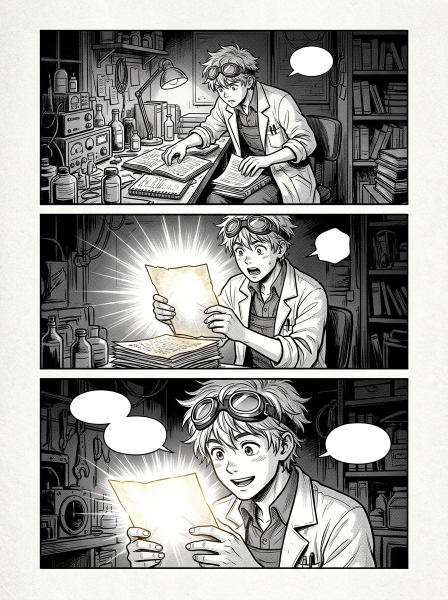
#> input picture benchmark/pollination_pages/page_01_art.png, 896 x 1200 px (shown at 1/2 size); its folder holds 3 pictures in this run
$ python overlay_pollination_text.py
#> lines starting #> are read from the running program, lines starting #| are printed output that depends on the picture
"""Overlay exact Russian dialogue on original AI-generated empty-bubble art."""

from __future__ import annotations

import json
from pathlib import Path

from PIL import Image, ImageDraw, ImageFont

ROOT = Path(__file__).resolve().parents[1]
ART = ROOT / "benchmark/pollination_pages"
OUT = ART / "final"
FONT = "/usr/share/fonts/truetype/dejavu/DejaVuSans.ttf"

# Coordinates are for the generated original pages. Each tuple is x0,y0,x1,y1.
PAGES = {
    "page_01": [
        ((500, 70, 820, 190), "Ты тоже это видишь?"),
        ((485, 430, 820, 570), "Старая бумага светится!"),
        ((75, 760, 350, 855), "Не трогай её!"),
        ((75, 865, 350, 965), "Поздно..."),
        ((575, 760, 840, 920), "Она зовёт нас."),
    ],
    "page_02": [
        ((180, 55, 500, 190), "Я записала координаты."),
        ((75, 465, 380, 630), "Поезд уже ушёл."),
        ((245, 900, 700, 1075), "Значит, идём пешком."),
    ],
    "page_03": [
        ((80, 20, 330, 155), "Ты пришёл!"),
        ((250, 50, 540, 175), "Конечно. Я обещал."),
        ((610, 175, 785, 300), "Дождь стих."),
        ((80, 450, 350, 615), "Запись всё ещё здесь."),
        ((400, 445, 660, 575), "Начнём сначала."),
        ((70, 915, 350, 1090), "Город просыпается."),
        ((520, 920, 760, 1090), "История начинается."),
    ],
}


def wrap_lines(draw: ImageDraw.ImageDraw, text: str, font, max_width: int) -> list[str]:
    words = text.split()
    lines: list[str] = []
    current = ""
    for word in words:
        proposal = f"{current} {word}".strip()
        if current and draw.textbbox((0, 0), proposal, font=font)[2] > max_width:
            lines.append(current)
            current = word
        else:
            current = proposal
    if current:
        lines.append(current)
    return lines or [text]


def fit_font(draw: ImageDraw.ImageDraw, text: str, box: tuple[int, int, int, int]):
    x0, y0, x1, y1 = box
    max_width, max_height = x1 - x0 - 28, y1 - y0 - 24
    for size in range(34, 11, -1):
        font = ImageFont.truetype(FONT, size)
        lines = wrap_lines(draw, text, font, max_width)
        line_height = draw.textbbox((0, 0), "АБВ", font=font)[3] + 4
        if len(lines) * line_height <= max_height:
            return font, lines, line_height
    font = ImageFont.truetype(FONT, 12)
    return font, wrap_lines(draw, text, font, max_width), 16


def draw_text(draw: ImageDraw.ImageDraw, box: tuple[int, int, int, int], text: str) -> None:
    x0, y0, x1, y1 = box
    # Repaint the bubble so the OCR input contains only the exact overlay text.
    draw.rounded_rectangle(box, radius=28, fill=(255, 255, 255), outline=(20, 20, 25), width=4)
    font, lines, line_height = fit_font(draw, text, box)
    total_height = len(lines) * line_height
    y = y0 + max(8, (y1 - y0 - total_height) // 2)
    for line in lines:
        bbox = draw.textbbox((0, 0), line, font=font)
        tw = bbox[2] - bbox[0]
        draw.text(((x0 + x1 - tw) // 2, y - bbox[1]), line, fill=(10, 10, 15), font=font)
        y += line_height


def main() -> None:
    OUT.mkdir(parents=True, exist_ok=True)
    manifest = []
    for page_index, (page_name, bubbles) in enumerate(PAGES.items(), start=1):
        image = Image.open(ART / f"{page_name}_art.png").convert("RGB")
#> image is the input picture: PIL image 896x1200 RGB; mean R, G, B 155.4, 155, 152.8
        draw = ImageDraw.Draw(image)
        for box, text in bubbles:
            draw_text(draw, box, text)
        output = OUT / f"{page_name}.png"
        image.save(output, optimize=True)
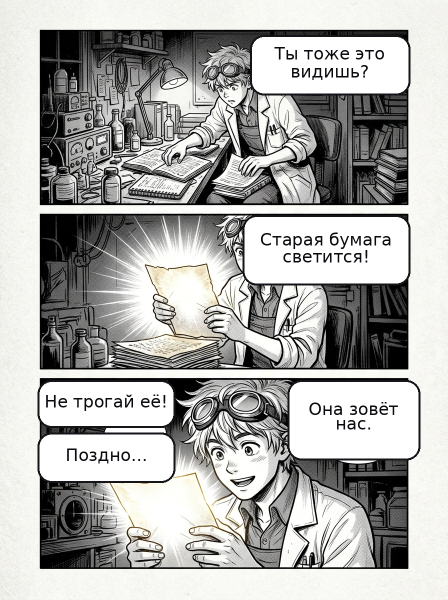
#> saved as page_01.png: PIL image 896x1200 RGB (shown at 1/2 size); mean R, G, B 176.4, 176, 174
        manifest.append({
            "page": page_index,
            "image": output.name,
            "text": "\n".join(text for _, text in bubbles),
            "bubbles": [{"box": list(box), "text": text} for box, text in bubbles],
        })
#> pass 2 of the loop in main, `for page_index, (page_name, bubbles) in enumerate(PAGES.items(), start..`:
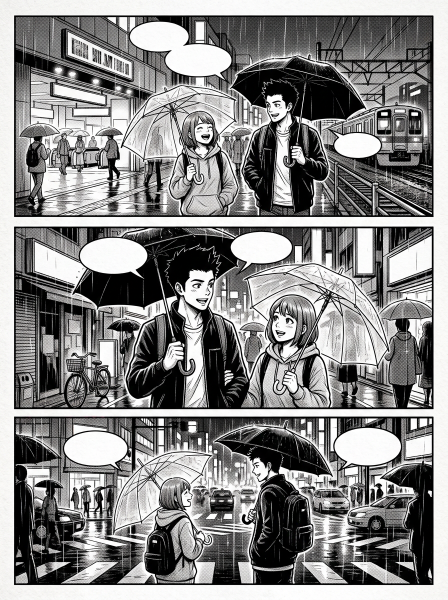
#> input picture benchmark/pollination_pages/page_02_art.png, 896 x 1200 px (shown at 1/2 size)
#> in main, image is the input picture: PIL image 896x1200 RGB; mean R, G, B 136.9, 136.4, 136
#> in main, `image.save(output, optimize=True)`:
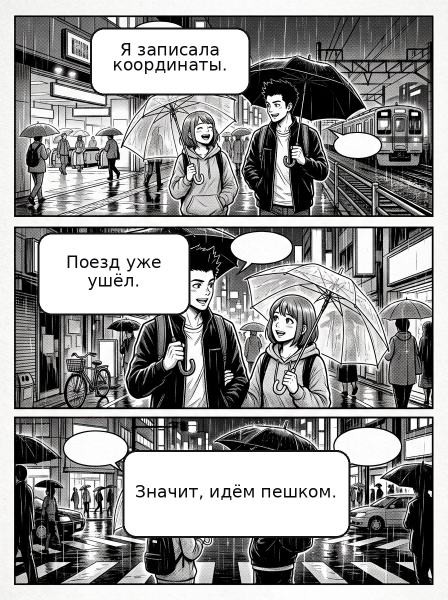
#> saved as page_02.png: PIL image 896x1200 RGB (shown at 1/2 size); mean R, G, B 152.3, 151.9, 151.6
#> pass 3 of the loop in main, `for page_index, (page_name, bubbles) in enumerate(PAGES.items(), start..`:
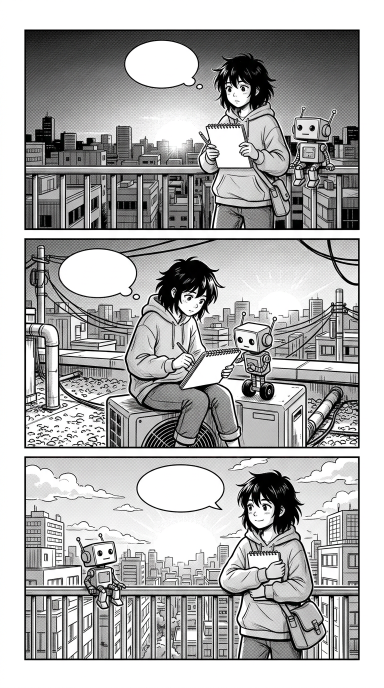
#> input picture benchmark/pollination_pages/page_03_art.png, 768 x 1376 px (shown at 1/2 size)
#> in main, image is the input picture: PIL image 768x1376 RGB; mean R, G, B 176.3, 176.1, 176.1
#> in main, `image.save(output, optimize=True)`:
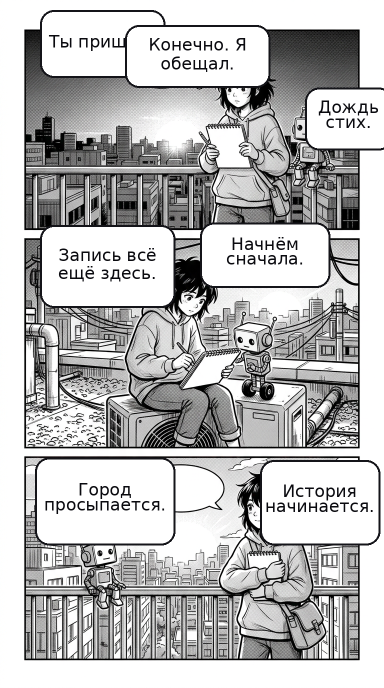
#> saved as page_03.png: PIL image 768x1376 RGB (shown at 1/2 size); mean R, G, B 187.1, 187, 187.1
    (OUT / "manifest.json").write_text(json.dumps(manifest, ensure_ascii=False, indent=2), encoding="utf-8")
    print(f"Created {len(manifest)} original Russian manga-style pages in {OUT}")


if __name__ == "__main__":
    main()
